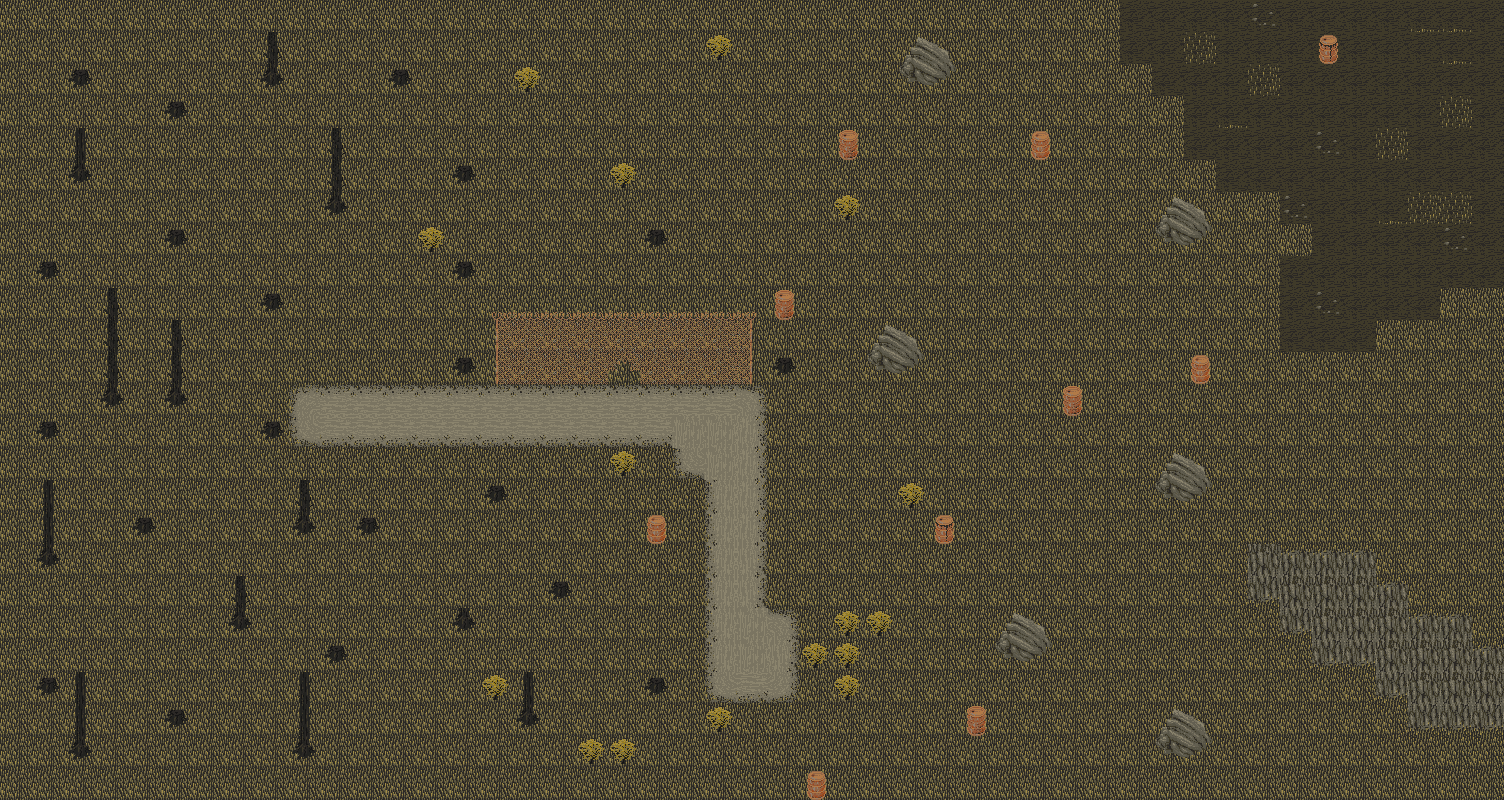

The image is a tile-based game level rendered from a .tmx file. Its description and source (layers, tilesets, objects; grid data summarised) follow:
An orthogonal 47x25 tile map with 32x32 px tiles, 5 tile layers (ground, dirt dec, concrete, stump, rock, barrel, fence, cliff, ...).

<map version="1.2" tiledversion="1.2.0" orientation="orthogonal" renderorder="right-down" width="47" height="25" tilewidth="32" tileheight="32" infinite="0" nextlayerid="8" nextobjectid="1">
 <tileset firstgid="1" source="lvl1SpriteSheet1.tsx" />
 <layer id="1" name="ground" width="47" height="25">
  <data>[1175 cells, 1175 non-empty, 2 distinct tile ids]</data>
 </layer>
 <layer id="7" name="dirt dec, concrete" width="47" height="25">
  <data>[1175 cells, 66 non-empty, 6 distinct tile ids]</data>
 </layer>
 <layer id="2" name="stump, rock, barrel, fence" width="47" height="25">
  <data>[1175 cells, 76 non-empty, 12 distinct tile ids]</data>
 </layer>
 <layer id="5" name="cliff" width="47" height="25">
  <data>[1175 cells, 28 non-empty, 2 distinct tile ids]</data>
 </layer>
 <layer id="3" name="shaft and shrub, tfence" width="47" height="25">
  <data>[1175 cells, 52 non-empty, 7 distinct tile ids]</data>
 </layer>
</map>
